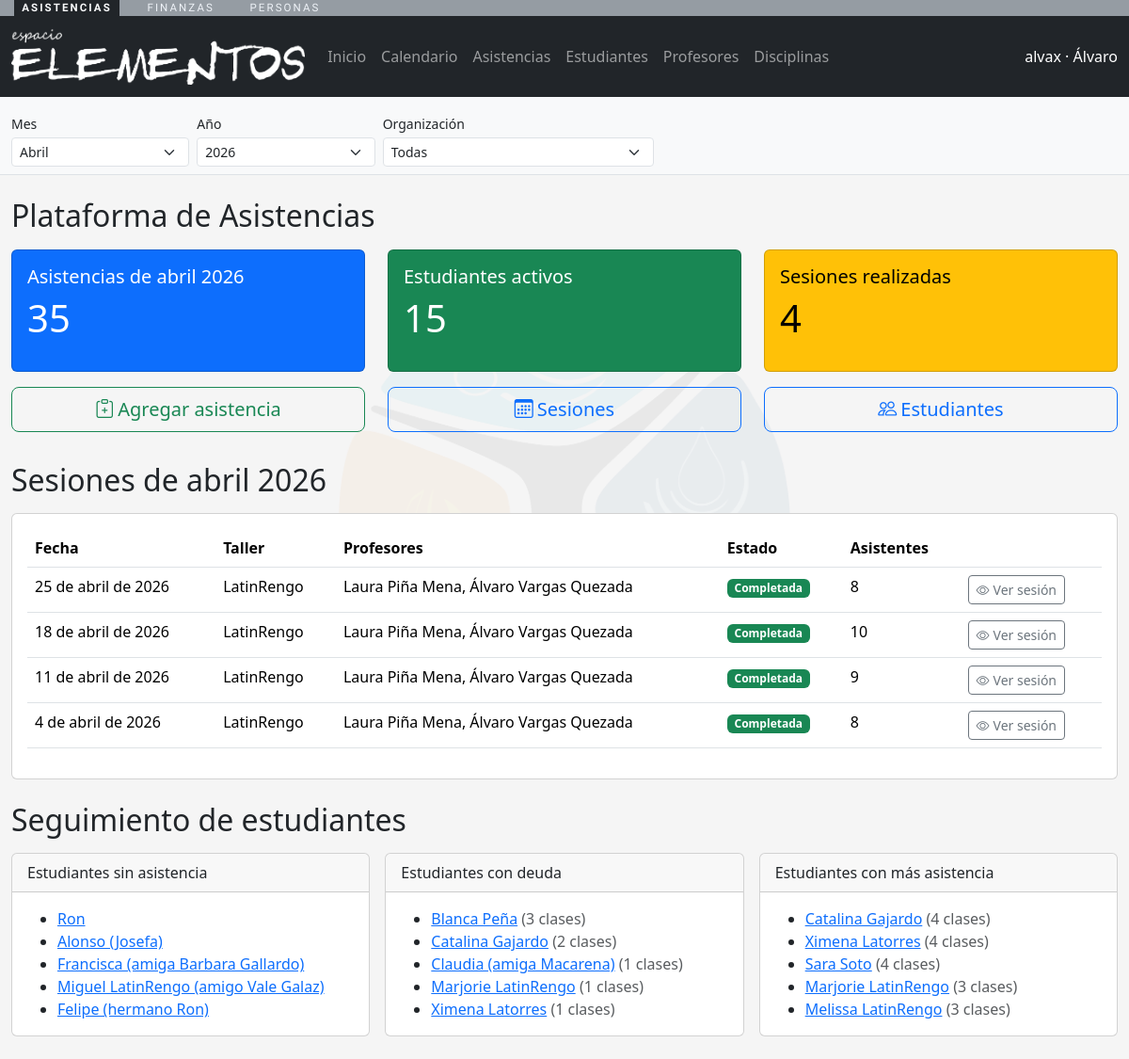
Before: /asistencias/ (signed in) with the older database file.
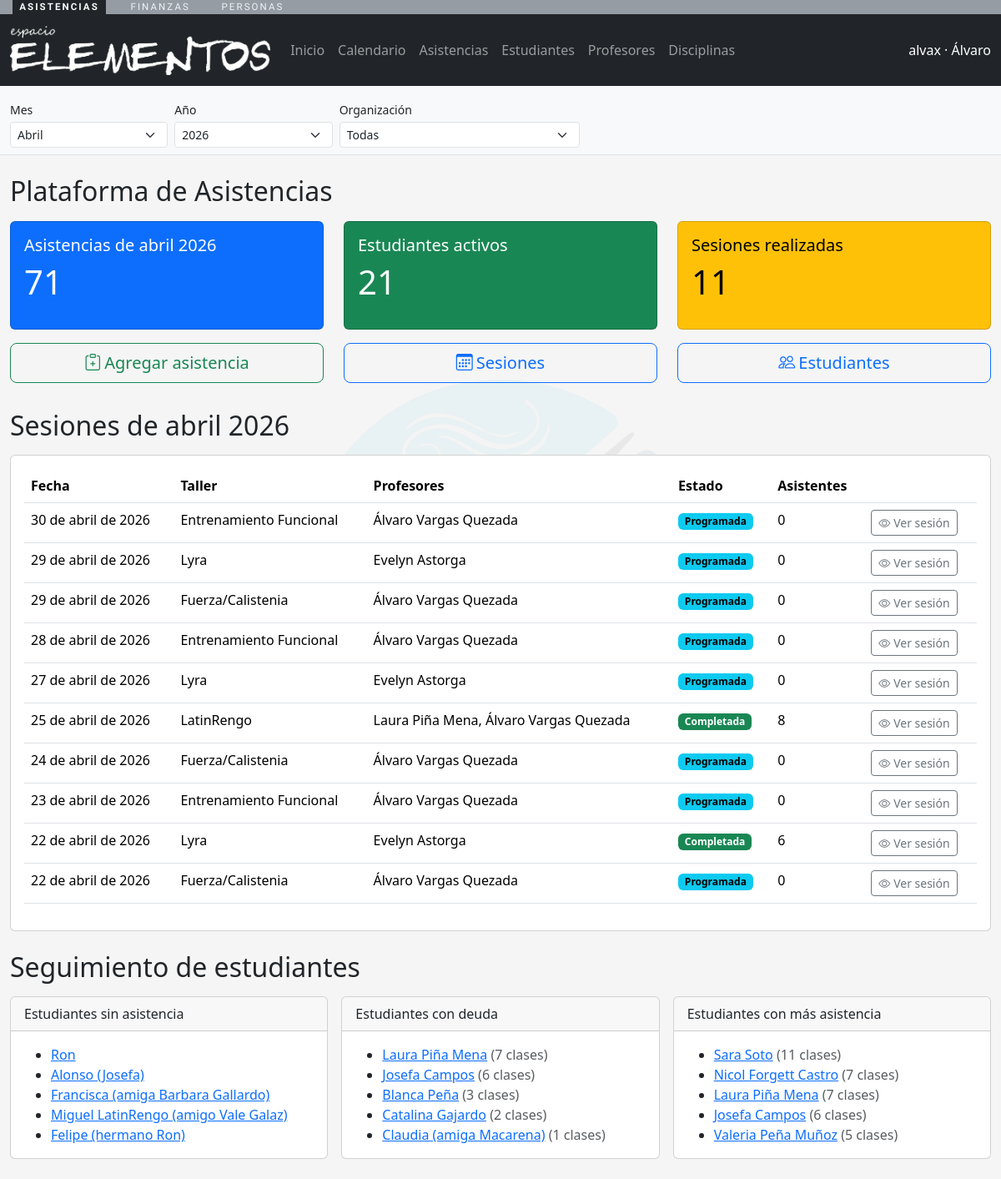
After: the same page with the newer database file.
### asistencias/models.py (models this page shows, shortened)
class SesionClase(models.Model):
    class Estado(models.TextChoices):
        PROGRAMADA = "programada", "Programada"
        COMPLETADA = "completada", "Completada"
        CANCELADA = "cancelada", "Cancelada"
    disciplina = models.ForeignKey(
        Disciplina,
        on_delete=models.CASCADE,
        related_name="sesiones",
    )
    bloque = models.ForeignKey(
        BloqueHorario,
        on_delete=models.SET_NULL,
        related_name="sesiones",
        null=True,
        blank=True,
    )
    profesores = models.ManyToManyField(
        "personas.Persona",
        related_name="sesiones_en_equipo",
        blank=True,
        db_table="academia_sesionclase_profesores",
    )
    fecha = models.DateField()
    estado = models.CharField(
        max_length=20,
        choices=Estado.choices,
        default=Estado.PROGRAMADA,
    )
    cupo_maximo = models.PositiveIntegerField(null=True, blank=True)
    notas = models.TextField(blank=True)
    creada_en = models.DateTimeField(auto_now_add=True)
    class Meta:
        verbose_name = "Sesion de clase"
        verbose_name_plural = "Sesiones de clase"
        ordering = ["-fecha"]
        db_table = "academia_sesionclase"
        indexes = [
            models.Index(fields=["fecha", "disciplina"]),
        ]

class Disciplina(models.Model):
    organizacion = models.ForeignKey(
        "personas.Organizacion",
        on_delete=models.CASCADE,
        related_name="disciplinas",
    )
    nombre = models.CharField(max_length=150)
    descripcion = models.TextField(blank=True)
    nivel = models.CharField(max_length=100, blank=True)
    activa = models.BooleanField(default=True)
    creada_en = models.DateTimeField(auto_now_add=True)
    class Meta:
        verbose_name = "Disciplina"
        verbose_name_plural = "Disciplinas"
        unique_together = ("organizacion", "nombre", "nivel")
        ordering = ["nombre"]
        db_table = "academia_disciplina"
    def __str__(self) -> str:
        return self.nombre

### personas/models.py (models this page shows, shortened)
class Persona(models.Model):
    nombres = models.CharField(max_length=150)
    apellidos = models.CharField(max_length=150)
    email = models.EmailField(unique=True, null=True, blank=True)
    telefono = models.CharField(max_length=50, blank=True)
    rut = models.CharField(
        max_length=20,
        blank=True,
        default="",
        validators=[validar_rut_chileno],
    )
    fecha_nacimiento = models.DateField(null=True, blank=True)
    activo = models.BooleanField(default=True)
    user = models.OneToOneField(
        settings.AUTH_USER_MODEL,
        on_delete=models.CASCADE,
        null=True,
        blank=True,
        related_name="persona",
    )
    creado_en = models.DateTimeField(auto_now_add=True)
    actualizado_en = models.DateTimeField(auto_now=True)
    class Meta:
        verbose_name = "Persona"
        verbose_name_plural = "Personas"
        ordering = ["apellidos", "nombres"]
        db_table = "cuentas_persona"
    def __str__(self) -> str:
        return f"{self.nombres} {self.apellidos}".strip()

### asistencias/views.py (the view)
# urls.py: path("", views.dashboard, name="dashboard"),
@role_required(ROLE_ADMIN)
def dashboard(request):
    context = _nav_context(request)
    organizacion = _organizacion_desde_request(request)
    sesiones_mes = (
        aplicar_periodo(SesionClase.objects.all(), "fecha", request=request)
        .select_related("disciplina")
        .prefetch_related("profesores")
    )
    if organizacion:
        sesiones_mes = sesiones_mes.filter(disciplina__organizacion=organizacion)
    sesiones_realizadas_mes = sesiones_mes.filter(estado=SesionClase.Estado.COMPLETADA).count()
    asistencias_mes_qs = aplicar_periodo(Asistencia.objects.all(), "sesion__fecha", request=request)
    if organizacion:
        asistencias_mes_qs = asistencias_mes_qs.filter(sesion__disciplina__organizacion=organizacion)
    asistentes_ids_qs = asistencias_mes_qs.values_list("persona_id", flat=True).distinct()
    estudiantes_activos_mes = asistentes_ids_qs.count()
    estudiantes_qs = Persona.objects.filter(roles__rol__codigo="ESTUDIANTE").distinct()
    if organizacion:
        estudiantes_qs = estudiantes_qs.filter(roles__organizacion=organizacion).distinct()
    estudiantes_sin_asistencia = estudiantes_qs.exclude(id__in=asistentes_ids_qs).order_by("apellidos", "nombres")[:5]
    filtro_deuda = Q(
        consumos_asistencia__estado=AttendanceConsumption.Estado.DEUDA,
        **filtros_periodo("consumos_asistencia__clase_fecha", request=request),
    )
    if organizacion:
        filtro_deuda &= Q(consumos_asistencia__asistencia__sesion__disciplina__organizacion=organizacion)
    estudiantes_con_deuda = (
        estudiantes_qs.filter(filtro_deuda)
        .annotate(clases_deuda=Count("consumos_asistencia", filter=filtro_deuda, distinct=True))
        .order_by("-clases_deuda", "apellidos", "nombres")[:5]
    )
    filtro_asistencia = Q(
        **filtros_periodo("asistencias__sesion__fecha", request=request),
    )
    if organizacion:
        filtro_asistencia &= Q(asistencias__sesion__disciplina__organizacion=organizacion)
    estudiantes_con_mas_asistencia = (
        estudiantes_qs.filter(filtro_asistencia)
        .annotate(total_asistencias_mes=Count("asistencias", filter=filtro_asistencia, distinct=True))
        .order_by("-total_asistencias_mes", "apellidos", "nombres")[:5]
    )
    sesiones_resumen = sesiones_mes.annotate(total_asistentes=Count("asistencias")).order_by("-fecha")[:10]
    context.update(
        {
            "sesiones_hoy": sesiones_mes.filter(fecha=timezone.localdate()),
            "asistencias_mes": asistencias_mes_qs.count(),
            "estudiantes_activos_mes": estudiantes_activos_mes,
            "sesiones_realizadas_mes": sesiones_realizadas_mes,
            "estudiantes_sin_asistencia": estudiantes_sin_asistencia,
            "estudiantes_con_deuda": estudiantes_con_deuda,
            "estudiantes_con_mas_asistencia": estudiantes_con_mas_asistencia,
            "sesiones_resumen": sesiones_resumen,
            "nombre_mes": descripcion_periodo(request=request, corta=True),
        }
    )
    return render(request, "asistencias/dashboard.html", context)

### asistencias/periodo.py (called while the page is built, shortened)
def _fin_de_mes(fecha):
    return (fecha.replace(day=28) + timedelta(days=4)).replace(day=1) - timedelta(days=1)

def _normalizar_mes(raw_mes, hoy):
    if raw_mes is None or str(raw_mes).strip() == "":
        return hoy.month

def _normalizar_anio(raw_anio, hoy):
    if raw_anio is None or str(raw_anio).strip() == "":
        return hoy.year

def resolver_periodo(request):
    hoy = timezone.localdate()
    mes = _normalizar_mes(request.GET.get("periodo_mes"), hoy)
    anio = _normalizar_anio(request.GET.get("periodo_anio"), hoy)
    referencia = hoy.replace(year=anio or hoy.year, month=mes or hoy.month, day=1)
    return {
        "mes": mes,
        "anio": anio,
        "referencia_inicio": referencia,
        "referencia_fin": _fin_de_mes(referencia),
    }

def filtros_periodo(campo, *, request=None, mes=None, anio=None):
    if request is not None:
        periodo = resolver_periodo(request)
        mes = periodo["mes"]
        anio = periodo["anio"]
    filtros = {}
    if anio is not None:
        filtros[f"{campo}__year"] = anio
    if mes is not None:
        filtros[f"{campo}__month"] = mes
    return filtros

### asistencias/templates/asistencias/dashboard.html (shortened to what the changed rows need)
{% extends "asistencias/base_app.html" %}
{% block content %}
<div class="mt-4">
  <div class="d-flex justify-content-between align-items-center mb-3">
    <h2 class="mb-0">Plataforma de Asistencias</h2>
  </div>
  <div class="row">
    <div class="col-md-4">
      <div class="card text-bg-primary mb-3">
        <div class="card-body">
          <h5 class="card-title">Asistencias de {{ nombre_mes }}</h5>
          <p class="display-6">{{ asistencias_mes }}</p>
        </div>
      </div>
    </div>
    <div class="col-md-4">
      <div class="card text-bg-success mb-3">
        <div class="card-body">
          <h5 class="card-title">Estudiantes activos</h5>
          <p class="display-6">{{ estudiantes_activos_mes }}</p>
        </div>
      </div>
    </div>
    <div class="col-md-4">
      <div class="card text-bg-warning mb-3">
        <div class="card-body">
          <h5 class="card-title">Sesiones realizadas</h5>
          <p class="display-6">{{ sesiones_realizadas_mes }}</p>
        </div>
      </div>
    </div>
  </div>
  <h2 class="mb-3">Sesiones de {{ nombre_mes }}</h2>
  <div class="card mb-4">
    <div class="card-body table-responsive">
      <table class="table">
        <thead>
          <tr>
            <th>Fecha</th>
            <th>Taller</th>
            <th>Profesores</th>
            <th>Estado</th>
            <th>Asistentes</th>
            <th></th>
          </tr>
        </thead>
        <tbody>
          {% for sesion in sesiones_resumen %}
          <tr>
            <td>{{ sesion.fecha }}</td>
            <td>{{ sesion.disciplina }}</td>
            <td>
              {% if sesion.profesores.all %}
                {% for profe in sesion.profesores.all %}
                  {{ profe }}{% if not forloop.last %}, {% endif %}
                {% endfor %}
              {% else %}
                -
              {% endif %}
            </td>
            <td>
              {% if sesion.estado == "programada" %}
                <span class="badge text-bg-info">Programada</span>
              {% elif sesion.estado == "completada" %}
                <span class="badge text-bg-success">Completada</span>
              {% elif sesion.estado == "cancelada" %}
                <span class="badge text-bg-danger">Cancelada</span>
              {% else %}
                <span class="badge text-bg-secondary">{{ sesion.get_estado_display }}</span>
              {% endif %}
            </td>
            <td>{{ sesion.total_asistentes }}</td>
            <td>
              <a class="btn btn-sm btn-outline-secondary" href="{% url 'asistencias:sesion_detail' sesion.pk %}?periodo_mes={{ periodo_mes }}&periodo_anio={{ periodo_anio }}">
                <i class="bi bi-eye"></i><span class="d-none d-md-inline ms-1">Ver sesión</span>
              </a>
            </td>
          </tr>
          {% empty %}
          <tr><td colspan="6" class="text-center text-muted">Sin registros este mes.</td></tr>
          {% endfor %}
        </tbody>
      </table>
    </div>
  </div>
  <h2 class="mb-3">Seguimiento de estudiantes</h2>
  <div class="row g-3 mb-4">
    <div class="col-md-4">
      <div class="card h-100">
        <div class="card-body">
          <ul class="mb-0">
            {% for persona in estudiantes_sin_asistencia %}
              <li><a href="{% url 'asistencias:persona_detail' persona.pk %}?periodo_mes={{ periodo_mes }}&periodo_anio={{ periodo_anio }}{% if organizacion_id %}&organizacion={{ organizacion_id }}{% endif %}">{{ persona }}</a></li>
            {% empty %}
              <li class="text-muted">Sin pendientes.</li>
            {% endfor %}
          </ul>
        </div>
      </div>
    </div>
    <div class="col-md-4">
      <div class="card h-100">
        <div class="card-body">
          <ul class="mb-0">
            {% for persona in estudiantes_con_deuda %}
              <li>
                <a href="{% url 'asistencias:persona_detail' persona.pk %}?periodo_mes={{ periodo_mes }}&periodo_anio={{ periodo_anio }}{% if organizacion_id %}&organizacion={{ organizacion_id }}{% endif %}">{{ persona }}</a>
                <span class="text-muted">({{ persona.clases_deuda }} clases)</span>
              </li>
            {% empty %}
              <li class="text-muted">Sin deuda en el período.</li>
            {% endfor %}
          </ul>
        </div>
      </div>
    </div>
    <div class="col-md-4">
      <div class="card h-100">
        <div class="card-body">
          <ul class="mb-0">
            {% for persona in estudiantes_con_mas_asistencia %}
              <li>
                <a href="{% url 'asistencias:persona_detail' persona.pk %}?periodo_mes={{ periodo_mes }}&periodo_anio={{ periodo_anio }}{% if organizacion_id %}&organizacion={{ organizacion_id }}{% endif %}">{{ persona }}</a>
                <span class="text-muted">({{ persona.total_asistencias_mes }} clases)</span>
              </li>
            {% empty %}
              <li class="text-muted">Sin asistencias registradas.</li>
            {% endfor %}
          </ul>
        </div>
      </div>
    </div>
  </div>
</div>
{% endblock %}

### asistencias/templates/asistencias/base_app.html (shortened to what this page needs)
{% load static %}
<!DOCTYPE html>
<html lang="es">
  <head>
    <link href="https://cdn.jsdelivr.net/npm/bootstrap@5.3.3/dist/css/bootstrap.min.css" rel="stylesheet">
    <link href="https://cdn.jsdelivr.net/npm/bootstrap-icons@1.11.3/font/bootstrap-icons.css" rel="stylesheet">
  </head>
  <body>
    {% if request.user.is_authenticated and not hide_nav %}
    {% include "shared/barra_apps.html" %}
    <nav class="navbar navbar-expand-lg navbar-dark bg-dark">
      <div class="container-fluid">
        <a class="navbar-brand" href="{% url 'asistencias:dashboard' %}?periodo_mes={{ periodo_mes }}&periodo_anio={{ periodo_anio }}{% if organizacion_id %}&organizacion={{ organizacion_id }}{% endif %}">
          <img src="{% static 'img/logotipo-blanco.png' %}" alt="App Elemental" style="height: 60px;">
        </a>
        <div class="collapse navbar-collapse" id="navbarNav">
          <ul class="navbar-nav me-auto">
            <li class="nav-item"><a class="nav-link" href="{% url 'asistencias:dashboard' %}?periodo_mes={{ periodo_mes }}&periodo_anio={{ periodo_anio }}">Inicio</a></li>
            <li class="nav-item"><a class="nav-link" href="{% url 'asistencias:sesiones_list' %}?periodo_mes={{ periodo_mes }}&periodo_anio={{ periodo_anio }}{% if organizacion_id %}&organizacion={{ organizacion_id }}{% endif %}">Calendario</a></li>
            <li class="nav-item"><a class="nav-link" href="{% url 'asistencias:asistencias_list' %}?periodo_mes={{ periodo_mes }}&periodo_anio={{ periodo_anio }}{% if organizacion_id %}&organizacion={{ organizacion_id }}{% endif %}">Asistencias</a></li>
            <li class="nav-item"><a class="nav-link" href="{% url 'asistencias:estudiantes_list' %}?periodo_mes={{ periodo_mes }}&periodo_anio={{ periodo_anio }}{% if organizacion_id %}&organizacion={{ organizacion_id }}{% endif %}">Estudiantes</a></li>
            <li class="nav-item"><a class="nav-link" href="{% url 'asistencias:profesores_list' %}?periodo_mes={{ periodo_mes }}&periodo_anio={{ periodo_anio }}{% if organizacion_id %}&organizacion={{ organizacion_id }}{% endif %}">Profesores</a></li>
            <li class="nav-item"><a class="nav-link" href="{% url 'asistencias:disciplinas_list' %}?periodo_mes={{ periodo_mes }}&periodo_anio={{ periodo_anio }}{% if organizacion_id %}&organizacion={{ organizacion_id }}{% endif %}">Disciplinas</a></li>
          </ul>
          <span class="navbar-text text-white">
            {{ request.user.get_username }}{% if persona %} · {{ persona.nombres }}{% endif %}
          </span>
        </div>
      </div>
    </nav>
    {% if not hide_periodo %}
    <div class="bg-light border-bottom">
      <div class="container-fluid py-2">
        <form method="get" class="row g-2 align-items-end" id="periodo-global-form">
          <div class="col-6 col-md-2">
            <label class="form-label small mb-1">Mes</label>
            <select name="periodo_mes" class="form-select form-select-sm js-periodo-autosubmit">
              {% for value, label in periodo_meses %}
                <option value="{{ value }}" {% if periodo_mes == value %}selected{% endif %}>{{ label }}</option>
              {% endfor %}
            </select>
          </div>
          <div class="col-6 col-md-2">
            <label class="form-label small mb-1">Año</label>
            <select name="periodo_anio" class="form-select form-select-sm js-periodo-autosubmit">
              {% for y in periodo_anios %}
                <option value="{{ y.0 }}" {% if periodo_anio == y.0 %}selected{% endif %}>{{ y.1 }}</option>
              {% endfor %}
            </select>
          </div>
          <div class="col-12 col-md-3">
            <label class="form-label small mb-1">Organización</label>
            <select name="organizacion" class="form-select form-select-sm js-periodo-autosubmit">
              <option value="">Todas</option>
            </select>
          </div>
        </form>
      </div>
    </div>
    {% endif %}
    {% endif %}
    <div class="container-fluid">
      {% block content %}{% endblock %}
    </div>
  </body>
</html>

Changed rows visible on the page:
no longer on this page (row unchanged): SesionClase: fecha "18 de abril de 2026", disciplina "LatinRengo", estado "Completada", total_asistentes "10", Persona (nombres+apellidos "Laura Piña Mena"), Persona (nombres+apellidos "Álvaro Vargas Quezada")
no longer on this page (row unchanged): SesionClase: fecha "11 de abril de 2026", disciplina "LatinRengo", estado "Completada", total_asistentes "9", Persona (nombres+apellidos "Laura Piña Mena"), Persona (nombres+apellidos "Álvaro Vargas Quezada")
no longer on this page (row unchanged): SesionClase: fecha "4 de abril de 2026", disciplina "LatinRengo", estado "Completada", total_asistentes "8", Persona (nombres+apellidos "Laura Piña Mena"), Persona (nombres+apellidos "Álvaro Vargas Quezada")
no longer on this page (row unchanged): Persona: nombres+apellidos "Marjorie LatinRengo", clases_deuda "1", total_asistencias_mes "3"
no longer on this page (row unchanged): Persona: nombres+apellidos "Ximena Latorres", clases_deuda "1", total_asistencias_mes "4"
no longer on this page (row unchanged): Persona: nombres+apellidos "Melissa LatinRengo", total_asistencias_mes "3"
no longer on one of the page's lists (row unchanged): Persona: nombres+apellidos "Catalina Gajardo", total_asistencias_mes "4"
added SesionClase: fecha "30 de abril de 2026", disciplina "Entrenamiento Funcional", estado "Programada", total_asistentes "0", Persona (nombres+apellidos "Álvaro Vargas Quezada")
added SesionClase: fecha "29 de abril de 2026", disciplina "Lyra", estado "Programada", total_asistentes "0"
now on this page (row unchanged): Persona: nombres+apellidos "Evelyn Astorga"
added SesionClase: fecha "29 de abril de 2026", disciplina "Fuerza/Calistenia", estado "Programada", total_asistentes "0", Persona (nombres+apellidos "Álvaro Vargas Quezada")
added SesionClase: fecha "28 de abril de 2026", disciplina "Entrenamiento Funcional", estado "Programada", total_asistentes "0", Persona (nombres+apellidos "Álvaro Vargas Quezada")
added SesionClase: fecha "27 de abril de 2026", disciplina "Lyra", estado "Programada", total_asistentes "0"
now on one of the page's lists (row unchanged): Persona: nombres+apellidos "Laura Piña Mena", clases_deuda "7", total_asistencias_mes "7"
added SesionClase: fecha "24 de abril de 2026", disciplina "Fuerza/Calistenia", estado "Programada", total_asistentes "0", Persona (nombres+apellidos "Álvaro Vargas Quezada")
added SesionClase: fecha "23 de abril de 2026", disciplina "Entrenamiento Funcional", estado "Programada", total_asistentes "0", Persona (nombres+apellidos "Álvaro Vargas Quezada")
added SesionClase: fecha "22 de abril de 2026", disciplina "Lyra", estado "Completada", total_asistentes "6"
added SesionClase: fecha "22 de abril de 2026", disciplina "Fuerza/Calistenia", estado "Programada", total_asistentes "0", Persona (nombres+apellidos "Álvaro Vargas Quezada")
now on this page (row unchanged): Persona: nombres+apellidos "Josefa Campos", clases_deuda "6", total_asistencias_mes "6"
computed for Persona "Sara Soto": total_asistencias_mes "4" → "11"
now on this page (row unchanged): Persona: nombres+apellidos "Nicol Forgett Castro", total_asistencias_mes "7"
now on this page (row unchanged): Persona: nombres+apellidos "Valeria Peña Muñoz", total_asistencias_mes "5"
Other visible differences:
{{ asistencias_mes }}: "35" → "71"
{{ estudiantes_activos_mes }}: "15" → "21"
{{ sesiones_realizadas_mes }}: "4" → "11"
